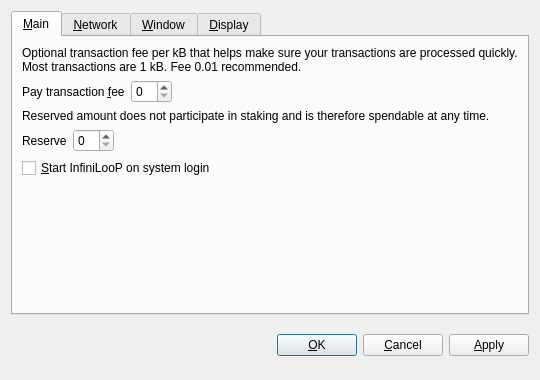
<?xml version="1.0" encoding="UTF-8"?>
<ui version="4.0">
 <class>OptionsDialog</class>
 <widget class="QDialog" name="OptionsDialog">
  <property name="geometry">
   <rect>
    <x>0</x>
    <y>0</y>
    <width>540</width>
    <height>380</height>
   </rect>
  </property>
  <property name="windowTitle">
   <string>Options</string>
  </property>
  <property name="modal">
   <bool>true</bool>
  </property>
  <layout class="QVBoxLayout" name="verticalLayout">
   <item>
    <widget class="QTabWidget" name="tabWidget">
     <property name="tabPosition">
      <enum>QTabWidget::North</enum>
     </property>
     <property name="currentIndex">
      <number>0</number>
     </property>
     <widget class="QWidget" name="tabMain">
      <attribute name="title">
       <string>&amp;Main</string>
      </attribute>
      <layout class="QVBoxLayout" name="verticalLayout_Main">
       <item>
        <widget class="QLabel" name="transactionFeeInfoLabel">
         <property name="text">
          <string>Optional transaction fee per kB that helps make sure your transactions are processed quickly. Most transactions are 1 kB. Fee 0.01 recommended.</string>
         </property>
         <property name="textFormat">
          <enum>Qt::PlainText</enum>
         </property>
         <property name="wordWrap">
          <bool>true</bool>
         </property>
        </widget>
       </item>
       <item>
        <layout class="QHBoxLayout" name="horizontalLayoutFee">
         <item>
          <widget class="QLabel" name="transactionFeeLabel">
           <property name="text">
            <string>Pay transaction &amp;fee</string>
           </property>
           <property name="textFormat">
            <enum>Qt::PlainText</enum>
           </property>
           <property name="buddy">
            <cstring>transactionFee</cstring>
           </property>
          </widget>
         </item>
         <item>
          <widget class="BitcoinAmountField" name="transactionFee"/>
         </item>
         <item>
          <spacer name="horizontalSpacerFee">
           <property name="orientation">
            <enum>Qt::Horizontal</enum>
           </property>
           <property name="sizeHint" stdset="0">
            <size>
             <width>40</width>
             <height>20</height>
            </size>
           </property>
          </spacer>
         </item>
        </layout>
       </item>
       <item>
        <widget class="QLabel" name="reserveBalanceInfoLabel">
         <property name="text">
          <string>Reserved amount does not participate in staking and is therefore spendable at any time.</string>
         </property>
         <property name="textFormat">
          <enum>Qt::PlainText</enum>
         </property>
         <property name="wordWrap">
          <bool>true</bool>
         </property>
        </widget>
       </item>
       <item>
        <layout class="QHBoxLayout" name="horizontalLayoutReserveBalance">
         <item>
          <widget class="QLabel" name="reserveBalanceLabel">
           <property name="text">
            <string>Reserve</string>
           </property>
           <property name="textFormat">
            <enum>Qt::PlainText</enum>
           </property>
           <property name="buddy">
            <cstring>reserveBalance</cstring>
           </property>
          </widget>
         </item>
         <item>
          <widget class="BitcoinAmountField" name="reserveBalance"/>
         </item>
         <item>
          <spacer name="horizontalSpacerReserveBalance">
           <property name="orientation">
            <enum>Qt::Horizontal</enum>
           </property>
           <property name="sizeHint" stdset="0">
            <size>
             <width>40</width>
             <height>20</height>
            </size>
           </property>
          </spacer>
         </item>
        </layout>
       </item>
       <item>
        <widget class="QCheckBox" name="bitcoinAtStartup">
         <property name="toolTip">
          <string>Automatically start InfiniLooP after logging in to the system.</string>
         </property>
         <property name="text">
          <string>&amp;Start InfiniLooP on system login</string>
         </property>
        </widget>
       </item>
       <item>
        <spacer name="verticalSpacer_Main">
         <property name="orientation">
          <enum>Qt::Vertical</enum>
         </property>
         <property name="sizeHint" stdset="0">
          <size>
           <width>20</width>
           <height>40</height>
          </size>
         </property>
        </spacer>
       </item>
      </layout>
     </widget>
     <widget class="QWidget" name="tabNetwork">
      <attribute name="title">
       <string>&amp;Network</string>
      </attribute>
      <layout class="QVBoxLayout" name="verticalLayout_Network">
       <item>
        <widget class="QCheckBox" name="mapPortUpnp">
         <property name="toolTip">
          <string>Automatically open the InfiniLooP client port on the router. This only works when your router supports UPnP and it is enabled.</string>
         </property>
         <property name="text">
          <string>Map port using &amp;UPnP</string>
         </property>
        </widget>
       </item>
       <item>
        <widget class="QCheckBox" name="connectSocks">
         <property name="toolTip">
          <string>Connect to the InfiniLooP network through a SOCKS5 proxy (e.g. when connecting through Tor).</string>
         </property>
         <property name="text">
          <string>&amp;Connect through SOCKS5 proxy:</string>
         </property>
        </widget>
       </item>
       <item>
        <layout class="QHBoxLayout" name="horizontalLayout_Network">
         <item>
          <widget class="QLabel" name="proxyIpLabel">
           <property name="text">
            <string>Proxy &amp;IP:</string>
           </property>
           <property name="textFormat">
            <enum>Qt::PlainText</enum>
           </property>
           <property name="buddy">
            <cstring>proxyIp</cstring>
           </property>
          </widget>
         </item>
         <item>
          <widget class="QValidatedLineEdit" name="proxyIp">
           <property name="maximumSize">
            <size>
             <width>140</width>
             <height>16777215</height>
            </size>
           </property>
           <property name="toolTip">
            <string>IP address of the proxy (e.g. 127.0.0.1)</string>
           </property>
          </widget>
         </item>
         <item>
          <widget class="QLabel" name="proxyPortLabel">
           <property name="text">
            <string>&amp;Port:</string>
           </property>
           <property name="textFormat">
            <enum>Qt::PlainText</enum>
           </property>
           <property name="buddy">
            <cstring>proxyPort</cstring>
           </property>
          </widget>
         </item>
         <item>
          <widget class="QLineEdit" name="proxyPort">
           <property name="maximumSize">
            <size>
             <width>55</width>
             <height>16777215</height>
            </size>
           </property>
           <property name="toolTip">
            <string>Port of the proxy (e.g. 9050)</string>
           </property>
          </widget>
         </item>
         <item>
          <spacer name="horizontalSpacer_Network">
           <property name="orientation">
            <enum>Qt::Horizontal</enum>
           </property>
           <property name="sizeHint" stdset="0">
            <size>
             <width>40</width>
             <height>20</height>
            </size>
           </property>
          </spacer>
         </item>
        </layout>
       </item>
       <item>
        <spacer name="verticalSpacer_Network">
         <property name="orientation">
          <enum>Qt::Vertical</enum>
         </property>
         <property name="sizeHint" stdset="0">
          <size>
           <width>20</width>
           <height>40</height>
          </size>
         </property>
        </spacer>
       </item>
      </layout>
     </widget>
     <widget class="QWidget" name="tabWindow">
      <attribute name="title">
       <string>&amp;Window</string>
      </attribute>
      <layout class="QVBoxLayout" name="verticalLayout_Window">
       <item>
        <widget class="QCheckBox" name="minimizeToTray">
         <property name="toolTip">
          <string>Show only a tray icon after minimizing the window.</string>
         </property>
         <property name="text">
          <string>&amp;Minimize to the tray instead of the taskbar</string>
         </property>
        </widget>
       </item>
       <item>
        <widget class="QCheckBox" name="minimizeOnClose">
         <property name="toolTip">
          <string>Minimize instead of exit the application when the window is closed. When this option is enabled, the application will be closed only after selecting Quit in the menu.</string>
         </property>
         <property name="text">
          <string>M&amp;inimize on close</string>
         </property>
        </widget>
       </item>
       <item>
        <spacer name="verticalSpacer_Window">
         <property name="orientation">
          <enum>Qt::Vertical</enum>
         </property>
         <property name="sizeHint" stdset="0">
          <size>
           <width>20</width>
           <height>40</height>
          </size>
         </property>
        </spacer>
       </item>
      </layout>
     </widget>
     <widget class="QWidget" name="tabDisplay">
      <attribute name="title">
       <string>&amp;Display</string>
      </attribute>
      <layout class="QVBoxLayout" name="verticalLayout_Display">
       <item>
        <layout class="QHBoxLayout" name="horizontalLayout_1_Display">
         <item>
          <widget class="QLabel" name="langLabel">
           <property name="text">
            <string>User Interface &amp;language:</string>
           </property>
           <property name="textFormat">
            <enum>Qt::PlainText</enum>
           </property>
           <property name="buddy">
            <cstring>lang</cstring>
           </property>
          </widget>
         </item>
         <item>
          <widget class="QValueComboBox" name="lang">
           <property name="toolTip">
            <string>The user interface language can be set here. This setting will take effect after restarting InfiniLooP.</string>
           </property>
          </widget>
         </item>
        </layout>
       </item>
       <item>
        <layout class="QHBoxLayout" name="horizontalLayout_2_Display">
         <item>
          <widget class="QLabel" name="unitLabel">
           <property name="text">
            <string>&amp;Unit to show amounts in:</string>
           </property>
           <property name="textFormat">
            <enum>Qt::PlainText</enum>
           </property>
           <property name="buddy">
            <cstring>unit</cstring>
           </property>
          </widget>
         </item>
         <item>
          <widget class="QValueComboBox" name="unit">
           <property name="toolTip">
            <string>Choose the default subdivision unit to show in the interface and when sending coins.</string>
           </property>
          </widget>
         </item>
        </layout>
       </item>
       <item>
        <widget class="QCheckBox" name="coinControlFeatures">
         <property name="toolTip">
          <string>Whether to show coin control features or not.</string>
         </property>
         <property name="text">
          <string>Display coin &amp;control features (experts only!)</string>
         </property>
        </widget>
       </item>
       <item>
        <widget class="QCheckBox" name="useBlackTheme">
         <property name="text">
          <string>Use black visual theme (requires restart)</string>
         </property>
        </widget>
       </item>
       <item>
        <spacer name="verticalSpacer_Display">
         <property name="orientation">
          <enum>Qt::Vertical</enum>
         </property>
         <property name="sizeHint" stdset="0">
          <size>
           <width>20</width>
           <height>40</height>
          </size>
         </property>
        </spacer>
       </item>
      </layout>
     </widget>
    </widget>
   </item>
   <item>
    <layout class="QHBoxLayout" name="horizontalLayout_Buttons">
     <item>
      <spacer name="horizontalSpacer_1">
       <property name="orientation">
        <enum>Qt::Horizontal</enum>
       </property>
       <property name="sizeHint" stdset="0">
        <size>
         <width>40</width>
         <height>48</height>
        </size>
       </property>
      </spacer>
     </item>
     <item>
      <widget class="QLabel" name="statusLabel">
       <property name="font">
        <font>
         <weight>75</weight>
         <bold>true</bold>
        </font>
       </property>
       <property name="text">
        <string/>
       </property>
       <property name="textFormat">
        <enum>Qt::PlainText</enum>
       </property>
       <property name="wordWrap">
        <bool>true</bool>
       </property>
      </widget>
     </item>
     <item>
      <spacer name="horizontalSpacer_2">
       <property name="orientation">
        <enum>Qt::Horizontal</enum>
       </property>
       <property name="sizeHint" stdset="0">
        <size>
         <width>40</width>
         <height>48</height>
        </size>
       </property>
      </spacer>
     </item>
     <item>
      <widget class="QPushButton" name="okButton">
       <property name="text">
        <string>&amp;OK</string>
       </property>
      </widget>
     </item>
     <item>
      <widget class="QPushButton" name="cancelButton">
       <property name="text">
        <string>&amp;Cancel</string>
       </property>
       <property name="autoDefault">
        <bool>false</bool>
       </property>
      </widget>
     </item>
     <item>
      <widget class="QPushButton" name="applyButton">
       <property name="text">
        <string>&amp;Apply</string>
       </property>
       <property name="autoDefault">
        <bool>false</bool>
       </property>
      </widget>
     </item>
    </layout>
   </item>
  </layout>
 </widget>
 <customwidgets>
  <customwidget>
   <class>BitcoinAmountField</class>
   <extends>QSpinBox</extends>
   <header>bitcoinamountfield.h</header>
  </customwidget>
  <customwidget>
   <class>QValueComboBox</class>
   <extends>QComboBox</extends>
   <header>qvaluecombobox.h</header>
  </customwidget>
  <customwidget>
   <class>QValidatedLineEdit</class>
   <extends>QLineEdit</extends>
   <header>qvalidatedlineedit.h</header>
  </customwidget>
 </customwidgets>
 <resources/>
 <connections/>
</ui>
